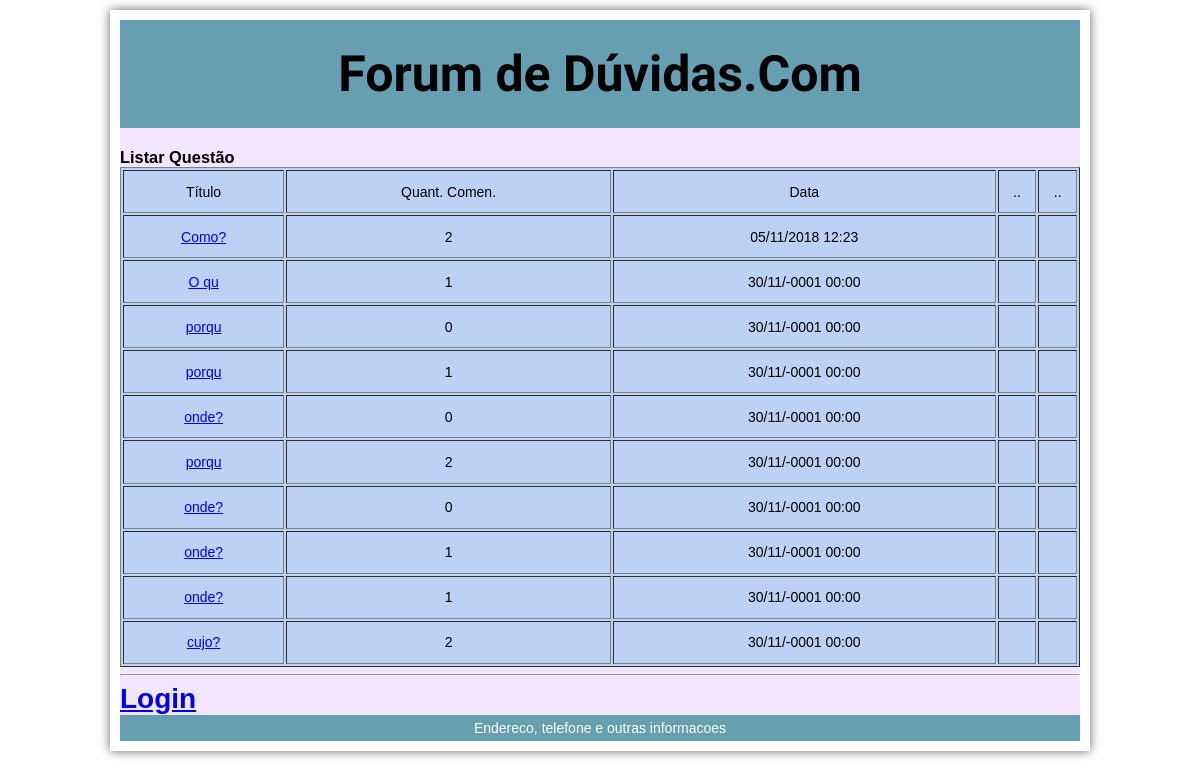
Page /questao_listar.php on the earlier database version.
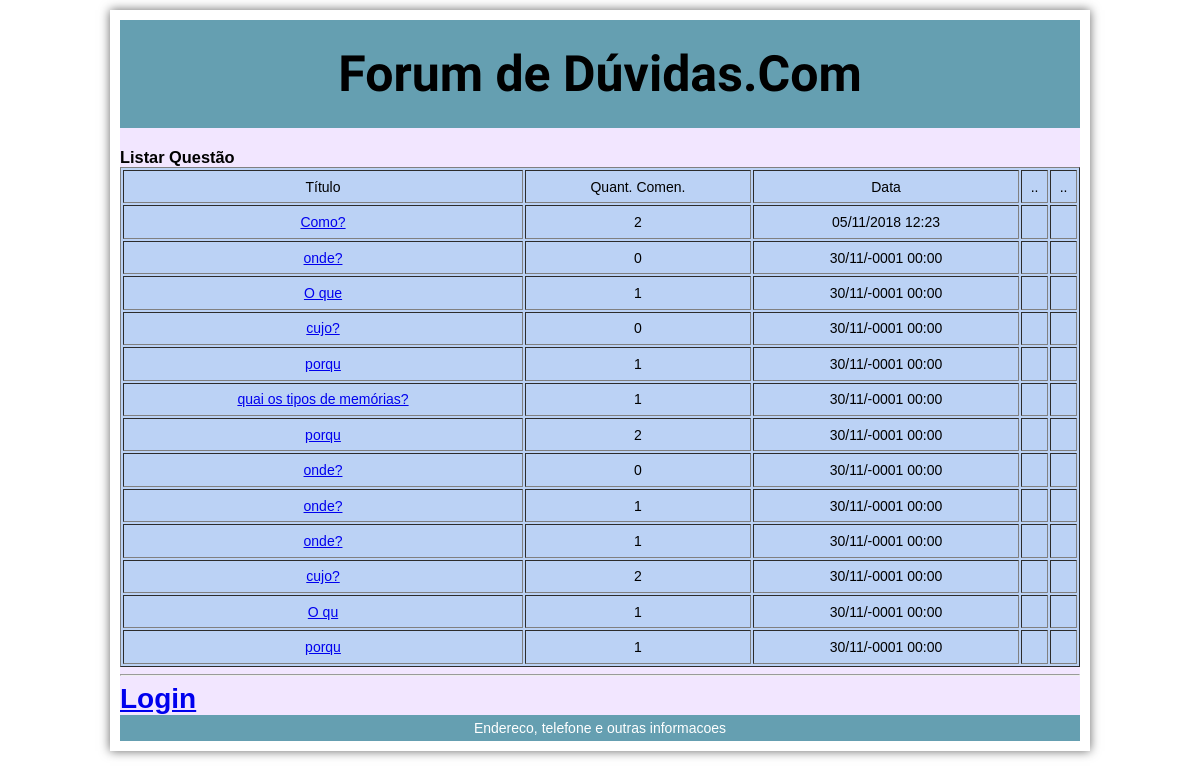
Same page on the later database version.
### tables this page shows
CREATE TABLE `tb_questao` (
  `Id` int(11) NOT NULL,
  `questao` varchar(255) NOT NULL,
  `Data` datetime NOT NULL DEFAULT '0000-00-00 00:00:00' ON UPDATE CURRENT_TIMESTAMP,
  `Usuario` varchar(255) NOT NULL
);

### questao_listar.php (the view, shortened to what this page needs)
<?php
$conexao = mysqli_connect("localhost", "root","","forum");
$sql = "SELECT q.Id, q.questao, q.Data, q.Usuario, COUNT(c.comentario) AS quantidade
FROM tb_questao AS q LEFT JOIN tb_comentario AS c ON (q.id = c.id_questao)
GROUP BY q.Id, q.questao, q.Data
ORDER BY Data DESC";
$resultado = mysqli_query($conexao, $sql);
?>
<!DOCTYPE html>
<html>
<head>
</head>
<body>
	<main>
        <header>
         <h1>Forum de Dúvidas.Com</h1>
         </header>
<article>
	<section>
		 <h1>Listar Questão</h1>
 <table border="1">
	<tr>
		<td>Título</td>
		<td>Quant. Comen.</td>
		<td>Data</td>
		<td>..</td>
		<td>..</td>
	</tr>
	<?php while($linha = mysqli_fetch_assoc($resultado)): ?>
	<tr>
		<td><a href="comentario_listar.php?idquestao=<?=$linha["Id"];?>"><?=$linha["questao"];?></a></td>
		<td><?=$linha["quantidade"];?></td>
		<td><?=date_format(date_create($linha["Data"]),"d/m/Y H:i")?></td>
		<td>
        </td>
		<td>
        </td>
	</tr>
	<?php endwhile; ?>
</table>
<hr>
	</section>
</article>
<?php
	if (isset($_SESSION["usuario_id"])):
?>
	<a href="questao_nova.php">Nova Questão</a> |
	<a href="login_editar.php?id=<?=$_SESSION["usuario_id"]?>">Usuário</a> |
	<a href="logout.php">Logout</a>
<?php else: ?>
	<a href="login.php"><h1>Login</h1>
	</a>
<?php endif;?>
<footer>Endereco, telefone e outras informacoes</footer>
</main>
</body>
</html>

### questao_listar.php (style rules this page uses)
html, body, h1 { margin:0; padding:0; }
article, header, footer, nav { display:block; }
body { width:960px; font-family:Arial, Helvetica, sans-serif; font-size:14px; box-shadow: 0 0 10px #666; margin:10px auto; padding:10px; }
main { background-color: rgb(242, 230, 255); }
section { clear: both; }
table { text-align:center; background-color:rgb(187,210,245); height:500px; width:960px; clear: both; }
header { padding:25px; background-color:rgb(101,159,177); text-align:center; margin-bottom:20px; font-family: 'Lobster', cursive; font-size: 25px; }
footer { padding:5px; background-color:rgb(101,159,177); text-align:center; color:rgb(255,255,255); }

Differences in the rows shown:
shown differently, row unchanged: tb_questao (number 2 of 13 on the later page): moves up the list
added tb_questao: questao "O que", quantidade "1", Data "30/11/-0001 00:00"
added tb_questao: questao "cujo?", quantidade "0", Data "30/11/-0001 00:00"
added tb_questao: questao "quai os tipos de memórias?", quantidade "1", Data "30/11/-0001 00:00"
shown differently, row unchanged: tb_questao "O qu": moves down the list
shown differently, row unchanged: tb_questao (number 13 of 13 on the later page): quantidade "0" → "1"; moves down the list
